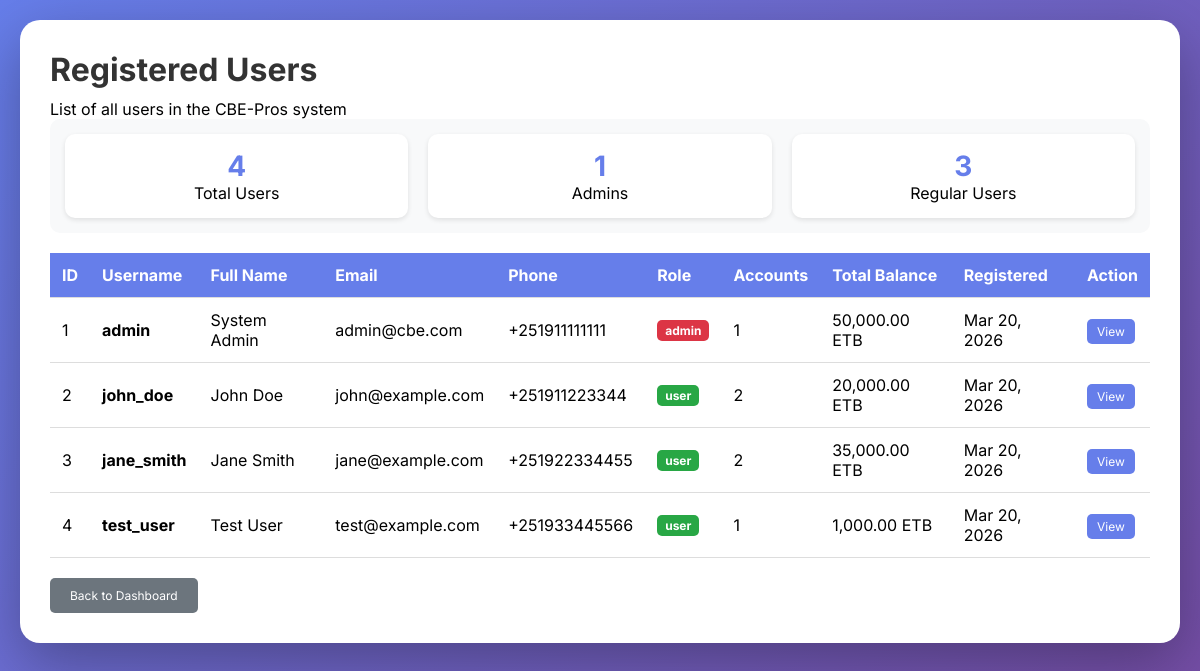
/admin_users.php (signed in), run on the app's committed database.
### tables this page shows
CREATE TABLE IF NOT EXISTS user_profiles (
    user_id INT PRIMARY KEY,
    phone VARCHAR(20) NOT NULL,
    address TEXT NULL,
    city VARCHAR(100) DEFAULT 'Addis Ababa',
    country VARCHAR(100) DEFAULT 'Ethiopia',
    profile_picture VARCHAR(255) NULL,
    birth_date DATE NULL,
    gender ENUM('male', 'female', 'other') DEFAULT 'other',
    id_number VARCHAR(50) NULL,
    id_type ENUM('passport', 'national_id', 'driver_license') DEFAULT 'national_id',
    id_front_image VARCHAR(255) NULL,
    id_back_image VARCHAR(255) NULL,
    bio TEXT NULL,
    created_at TIMESTAMP DEFAULT CURRENT_TIMESTAMP,
    updated_at TIMESTAMP DEFAULT CURRENT_TIMESTAMP ON UPDATE CURRENT_TIMESTAMP,
    FOREIGN KEY (user_id) REFERENCES users(id) ON DELETE CASCADE,
    INDEX idx_user_profiles_phone (phone)
);

CREATE TABLE IF NOT EXISTS users (
    id INT AUTO_INCREMENT PRIMARY KEY,
    username VARCHAR(50) NOT NULL UNIQUE,
    fullname VARCHAR(100) NOT NULL,
    email VARCHAR(100) NOT NULL UNIQUE,
    password_hash VARCHAR(255) NOT NULL,
    role ENUM('user', 'admin') DEFAULT 'user',
    last_login TIMESTAMP NULL,
    login_attempts INT DEFAULT 0,
    locked_until TIMESTAMP NULL,
    phone VARCHAR(20) NULL,
    address TEXT NULL,
    two_factor_enabled BOOLEAN DEFAULT FALSE,
    two_factor_secret VARCHAR(255) NULL,
    created_at TIMESTAMP DEFAULT CURRENT_TIMESTAMP,
    INDEX idx_users_email (email),
    INDEX idx_users_username (username),
    INDEX idx_users_role (role),
    INDEX idx_users_last_login (last_login)
);

### admin_users.php (the view, shortened to what this page needs)
<?php
require_once 'php/db.php';
try {
    $stmt = $conn->prepare("
        SELECT u.*,
               up.phone, up.city, up.country,
               COUNT(a.id) as account_count,
               SUM(a.balance) as total_balance
        FROM users u
        LEFT JOIN user_profiles up ON u.id = up.user_id
        LEFT JOIN accounts a ON u.id = a.user_id
        GROUP BY u.id
        ORDER BY u.created_at DESC
    ");
    $stmt->execute();
    $users = $stmt->fetchAll(PDO::FETCH_ASSOC);
}
catch (PDOException $e) {
    die("Error: " . $e->getMessage());
}
?>
<!DOCTYPE html>
<html lang="en">
<head>
</head>
<body>
    <div class="container">
        <h1>Registered Users</h1>
        <p>List of all users in the CBE-Pros system</p>
        <div class="stats">
            <div class="stat-box">
                <div class="stat-number">
                    <?php echo count($users); ?>
                </div>
                <div>Total Users</div>
            </div>
            <div class="stat-box">
                <div class="stat-number">
                    <?php
$admin_count = 0;
foreach ($users as $u) {
    if ($u['role'] == 'admin')
        $admin_count++;
}
echo $admin_count;
?>
                </div>
                <div>Admins</div>
            </div>
            <div class="stat-box">
                <div class="stat-number">
                    <?php echo count($users) - $admin_count; ?>
                </div>
                <div>Regular Users</div>
            </div>
        </div>
        <table>
            <thead>
                <tr>
                    <th>ID</th>
                    <th>Username</th>
                    <th>Full Name</th>
                    <th>Email</th>
                    <th>Phone</th>
                    <th>Role</th>
                    <th>Accounts</th>
                    <th>Total Balance</th>
                    <th>Registered</th>
                    <th>Action</th>
                </tr>
            </thead>
            <tbody>
                <?php foreach ($users as $user): ?>
                    <tr>
                        <td>
                            <?php echo $user['id']; ?>
                        </td>
                        <td><strong>
                                <?php echo htmlspecialchars($user['username']); ?>
                            </strong></td>
                        <td>
                            <?php echo htmlspecialchars($user['fullname']); ?>
                        </td>
                        <td>
                            <?php echo htmlspecialchars($user['email']); ?>
                        </td>
                        <td>
                            <?php echo htmlspecialchars($user['phone'] ?? 'Not set'); ?>
                        </td>
                        <td>
                            <span class="badge <?php echo $user['role'] == 'admin' ? 'badge-admin' : 'badge-user'; ?>">
                                <?php echo $user['role']; ?>
                            </span>
                        </td>
                        <td>
                            <?php echo $user['account_count']; ?>
                        </td>
                        <td>
                            <?php echo number_format($user['total_balance'], 2); ?> ETB
                        </td>
                        <td>
                            <?php echo date('M d, Y', strtotime($user['created_at'])); ?>
                        </td>
                        <td>
                            <a href="user_details.php?id=<?php echo $user['id']; ?>" class="btn btn-view">View</a>
                        </td>
                    </tr>
                <?php
endforeach; ?>
            </tbody>
        </table>
        <a href="dashboard.php" class="btn btn-back">Back to Dashboard</a>
    </div>
</body>
</html>

### admin_users.php (style rules this page uses)
* { margin: 0; padding: 0; box-sizing: border-box; }
body { font-family: 'Inter', sans-serif; background: linear-gradient(135deg, #667eea 0%, #764ba2 100%); padding: 20px; min-height: 100vh; }
.container { max-width: 1200px; margin: 0 auto; background: white; border-radius: 20px; padding: 30px; box-shadow: 0 20px 60px rgba(0, 0, 0, 0.3); }
h1 { color: #333; margin-bottom: 10px; }
.stats { background: #f8f9fa; padding: 15px; border-radius: 10px; margin-bottom: 20px; display: flex; gap: 20px; }
.stat-box { flex: 1; text-align: center; padding: 15px; background: white; border-radius: 10px; box-shadow: 0 2px 5px rgba(0, 0, 0, 0.1); }
.stat-number { font-size: 28px; font-weight: bold; color: #667eea; }
table { width: 100%; border-collapse: collapse; margin-top: 20px; }
th, td { padding: 12px; text-align: left; border-bottom: 1px solid #ddd; }
th { background: #667eea; color: white; }
.badge { display: inline-block; padding: 3px 8px; border-radius: 5px; font-size: 12px; font-weight: bold; }
.badge-admin { background: #dc3545; color: white; }
.badge-user { background: #28a745; color: white; }
.btn { padding: 5px 10px; border: none; border-radius: 5px; cursor: pointer; text-decoration: none; font-size: 12px; }
.btn-view { background: #667eea; color: white; }
.btn-back { background: #6c757d; color: white; padding: 10px 20px; display: inline-block; margin-top: 20px; }

### data on the page
user_profiles: user_id "1", user_id.username "admin", user_id.fullname "System Admin", user_id.email "admin@cbe.com", phone "+251911111111", user_id.role "admin", account_count "1", total_balance "50,000.00", user_id.created_at "Mar 20, 2026"
user_profiles: user_id "2", user_id.username "john_doe", user_id.fullname "John Doe", user_id.email "john@example.com", phone "+251911223344", user_id.role "user", account_count "2", total_balance "20,000.00", user_id.created_at "Mar 20, 2026"
user_profiles: user_id "3", user_id.username "jane_smith", user_id.fullname "Jane Smith", user_id.email "jane@example.com", phone "+251922334455", user_id.role "user", account_count "2", total_balance "35,000.00", user_id.created_at "Mar 20, 2026"
user_profiles: user_id "4", user_id.username "test_user", user_id.fullname "Test User", user_id.email "test@example.com", phone "+251933445566", user_id.role "user", account_count "1", total_balance "1,000.00", user_id.created_at "Mar 20, 2026"

### other printed values
count($users) "4"
$admin_count "1"
count($users) - $admin_count "3"
